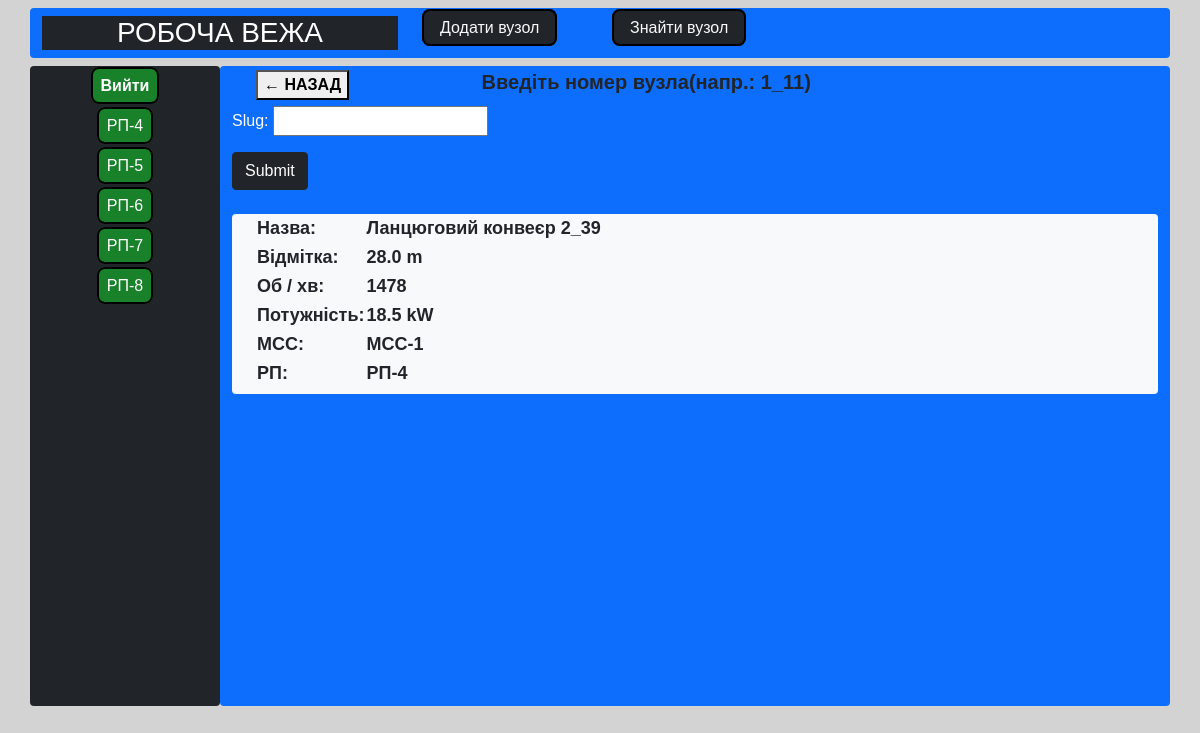
The app's page /search/ (signed in) with its own data.
### locator/models.py (models this page shows, shortened)
class DistributiveSubstation(models.Model):
    title = models.CharField(max_length=25, choices=utils.DS_CHOICES)
    slug = models.SlugField(unique=True, db_index=True)
    level = models.CharField(max_length=25, choices=utils.LEVELS)
    def __str__(self):
        return self.title
    def get_absolute_url(self):
        return reverse('substation', kwargs={'sub_num': self.id})

class Node(models.Model):
    title = models.CharField(max_length=25)
    slug = models.SlugField(unique=True, db_index=True)
    label = models.ImageField(upload_to="photos/", default=None, blank=True, null=True,)
    level = models.CharField(max_length=25, choices=utils.LEVELS)
    round_per_minute = models.IntegerField(validators=[MinValueValidator(0), MaxValueValidator(3100)])
    power = models.DecimalField(max_digits=4, decimal_places=1,)
    mcc = models.ForeignKey('MotorControlCenter', on_delete=models.PROTECT, related_name='nodes')

class MotorControlCenter(models.Model):
    title = models.CharField(max_length=25, choices=utils.MCC_CHOICES)
    slug = models.SlugField(unique=True, db_index=True, blank=True)
    substation = models.ForeignKey('DistributiveSubstation', on_delete=models.PROTECT, related_name='motor_centers')
    def __str__(self):
        return self.title

### locator/views.py (the view)
# urls.py: path('search/', SearchNodeView.as_view(), name='search_node'),
class SearchNodeView(PermissionRequiredMixin, DataMixin, ListView):
    queryset = Node.objects.all()
    template_name = 'locator/search_node.html'
    context_object_name = 'node'
    title_page = 'Сторінка пошуку'
    permission_required = 'locator.view_node'
    def get_queryset(self) -> QuerySet[Any]:
        queryset = super().get_queryset()
        self.filterset = NodeFilter(self.request.GET, queryset=queryset)
        return self.filterset.qs
    def get_context_data(self, **kwargs: Any) -> Dict[str, Any]:
        context = super().get_context_data(**kwargs)
        context['form'] = self.filterset.form
        return context

### locator/templatetags/locator_tags.py (called while the page is built)
@register.inclusion_tag('locator/room_list.html')
def show_substations():
    return {'rooms': DS.objects.all(),}

### locator/templates/locator/search_node.html (shortened to what this page needs)
{% extends 'locator/base.html' %}
{% load static %}
{% block content %}
    <div class="container my-1 fw-bold">
        <div class="row mt-1">
            <div class="col-md-3">
                <button onclick="goBack()">&larr; НАЗАД</button>
            </div>
            <div class="col-md-9">
                <h5 class="text-dark fw-bold">Введіть номер вузла(напр.: 1_11)</h>
            </div>
        </div>
    </div>
    <form action="{% url 'search_node' %}" method="get">
        {{ form.as_p }}
        <button type="submit" class="btn btn-dark">Submit</button>
    </form>
    <div class="container bg-light rounded mt-4 fw-bold text-dark" style="height: 180px; overflow: scroll; font-size: large;">
        <table>
                {% for item in node %}
                <tr>
                    <td>Назва: </td>
                    <td>{{ item.title }} {{ item.slug }}</td>
                </tr>
                <tr>
                    <td>Відмітка: </td>
                    <td>{{ item.level }} m</td>
                </tr>
                <tr>
                    <td>Об / хв: </td>
                    <td>{{ item.round_per_minute }}</td>
                </tr>
                <tr>
                    <td>Потужність: </td>
                    <td>{{ item.power }} kW</td>
                </tr>
                <tr>
                    <td>MCC: </td>
                    <td>{{ item.mcc }}</td>
                </tr>
                <tr>
                    <td>PП: </td>
                    <td>{{ item.mcc.substation }}</td>
                </tr>
                {% endfor %}
        </table>
    </div>
{% endblock %}

### locator/templates/locator/room_list.html
<p class="text-center fw-bold"><a href="{% url 'logout_user' %}" style="text-decoration: none;">Вийти</a></p>
{% for room in rooms %}
    <p class="custom-background mt-2 text-center rounded">
        <a href="{{ room.get_absolute_url }}" style="text-decoration: none;">{{ room.title }}</a>
    </p>
{% endfor %}

### locator/static/locator/css/styles.css (style rules this page uses)
* { box-sizing: border-box; }
body { margin: 0; padding: 0; font-family: Arial, sans-serif; background: lightgray; overflow: auto; }
a { color: white; padding: 0.5em; border: 2px double black; border-radius: 0.5em; background: #18812a; }
button { font-weight: bold; }

### records on screen
DistributiveSubstation: title "РП-4"
DistributiveSubstation: title "РП-5"
DistributiveSubstation: title "РП-6"
DistributiveSubstation: title "РП-7"
DistributiveSubstation: title "РП-8"
Node: title "Ланцюговий конвеєр", slug "2_39", level "28.0", round_per_minute "1478", power "18.5", mcc "MCC-1", mcc.substation "РП-4"
